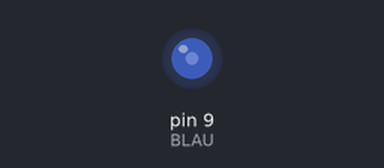
The sketch below on a simulated Arduino Uno, built with avr-gcc and run on an emulated ATmega328P. Shown: output pins drawn as LEDs (lit = HIGH).

Above: at 0.15 s.
Timing chart, 0 to 0.0 s (numbered marks = the images above):
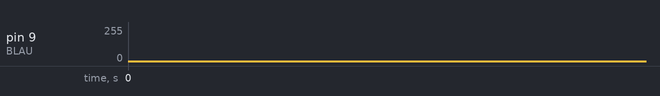

The sketch:

sketch_aug15a.ino
```cpp
int BLAU = 9;
int a = 20;
int b =0;
void setup() {
  // put your setup code here, to run once:
pinMode(BLAU, OUTPUT);
}

void loop() {
analogWrite(BLAU, b);
b = b + a;
if(b > 100 || b < 0){
b = -b;
}

}
```
